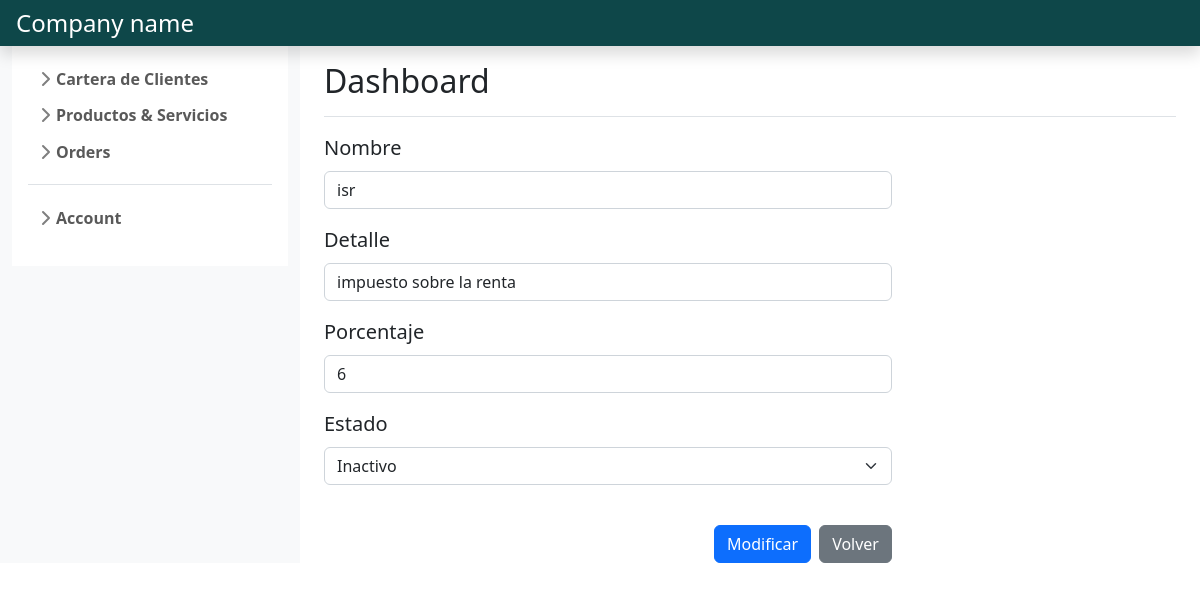
Page /product_and_services/gestion_impuestos/modificar_impuesto/3/ (signed in) on the committed database.
### product_services_management/models.py (models this page shows, shortened)
class Impuesto(models.Model):
    nombre= models.CharField(max_length=10)
    detalle= models.CharField(max_length=60)
    porcentaje= models.DecimalField(max_digits=3, decimal_places=0)
    estado= models.BooleanField(default=True)
    creado= models.DateTimeField(auto_now_add=True)
    actualizado= models.DateTimeField(auto_now=True)

### product_services_management/views.py (the view, shortened to what this page needs)
# urls.py: path('gestion_impuestos/modificar_impuesto/<int:idimpuesto>/', views.modificar_impuesto, name='modificar impuesto'),
@login_required
def modificar_impuesto(request, idimpuesto):
    if request.method == 'GET':
        impuesto= get_object_or_404(Impuesto, pk= idimpuesto)
        formimpuesto = FormModificarImpuesto(instance= impuesto)
        return render(request, 'formulario_modificar_impuesto.html',
        {'form': formimpuesto}
        )

### product_services_management/forms.py
class FormModificarImpuesto(forms.ModelForm):
    class Meta:
        model= Impuesto
        fields= ['nombre', 'detalle', 'porcentaje', 'estado']
        widgets= {'nombre': forms.TextInput(attrs={'class':'form-control', 'placeholder':'Escriba el nombre común del impuesto.'}),
                  'detalle': forms.TextInput(attrs={'class':'form-control', 'placeholder':'Escriba el nombre detallado del impuesto.'}),
                  'porcentaje': forms.NumberInput(attrs={'class':'form-control', 'placeholder':'Introduzca el porcentaje del impuesto, ej: para 18% = 18'}),
                  'estado': forms.Select(attrs={'class':'form-select'}, choices=[(False, 'Inactivo'), (True, 'Activo')]),
        }

### product_services_management/templates/formulario_modificar_impuesto.html (shortened to what this page needs)
{% extends 'base.html' %}
{% block content %}
<form method="post" id="form_impuesto" class="needs-validation" novalidate>
    {% for field in form %}
        <div class="mb-3 gy-2">
            <div class="col-sm-8 ">
                <label for="{{ field.name }}" class="form-label fs-5">{{field.label}}</label>
                {{field}}
            </div>
        </div>
    {% endfor %}
</form>
<br>
<div class="d-grid col-sm-8 gap-2 d-md-flex justify-content-md-end">
    <button type="button" class="btn btn-primary" data-bs-toggle="modal" data-bs-target="#exampleModal">
        Modificar
    </button>
    <a class="btn btn-secondary" href="{% url 'gestion impuestos' %}">Volver</a>
  </div>
{% endblock %}

### main/static/style/css/sidebars.css (style rules this page uses)
body { min-height: 100vh; min-height: -webkit-fill-available; }
html { height: -webkit-fill-available; }

### rows in the picture
Impuesto: form "isr" "impuesto sobre la renta" "6" "Inactivo"

### other values in the picture
{{ field.label }} "Nombre" "Detalle" "Porcentaje" "Estado"
